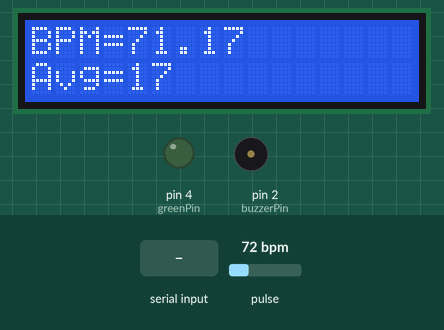
Bench run of a sketch on a simulated Arduino Uno, built with avr-gcc and run on an emulated ATmega328P. On the bench: 16×2 character LCD, output pins drawn as LEDs (lit = HIGH), buzzer (waves = sounding). The inputs (shaded band) are chosen by the test bench; at power-on: pulse 72 bpm. What the sketch prints to the serial monitor is not drawn.

Above: at 1.3 s.
1.4 s: pulse set to 130 bpm
At 4.3 s:
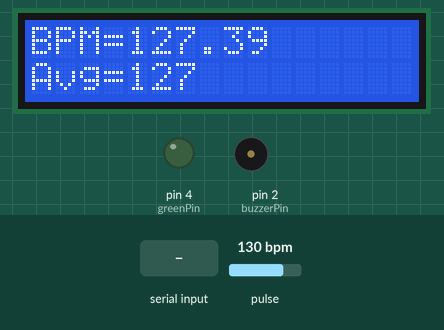
4.4 s: pulse set to 100 bpm
At 5.3 s:
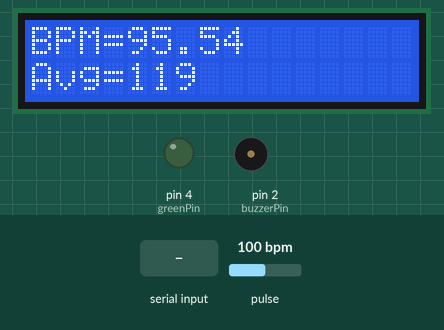
7.4 s: pulse set to 158 bpm
At 10.3 s:
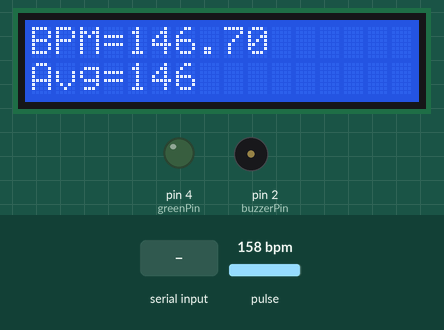
10.4 s: pulse set to 42 bpm
At 12.7 s:
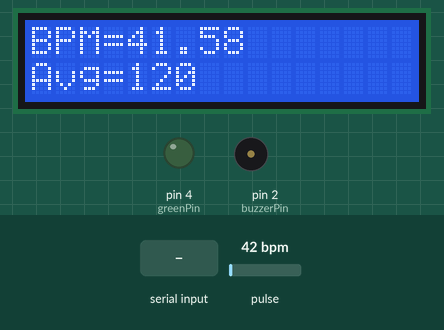
13.4 s: "g" received over Serial
At 15.1 s:
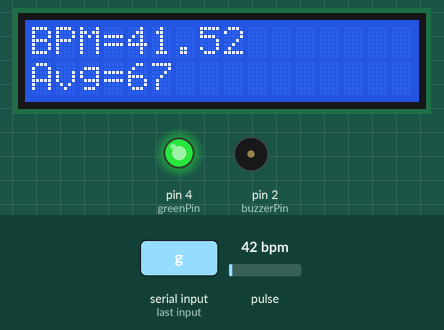
16.4 s: pulse set to 158 bpm
At 25.8 s:
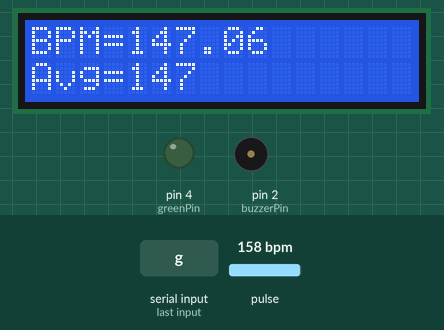
Timing chart, 0 to 27.3 s (numbered marks = the images above; inputs shaded):
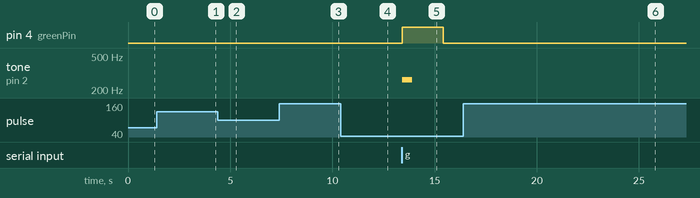

Measured:
- after the input at 13.4 s, pin 4 (greenPin): LOW → HIGH at once, → LOW 2.0 s later; tone on pin 2 (buzzerPin): silent → 262 Hz at once, → silent 0.50 s later
- what the display in image 2 shows lasts 0.6 s, from 4.9 s to 5.5 s
- what the display in image 4 shows lasts 1.5 s, from 11.6 s to 13.1 s
- what the display in image 5 shows lasts 1.4 s, from 14.5 s to 15.9 s

The sketch:

heart_rate_fsm.ino
```cpp
/*
  Optical Heart Rate Detection (PBA Algorithm) using the MAX30105 Breakout
  By: Nathan Seidle @ SparkFun Electronics
  Date: October 2nd, 2016
  https://github.com/sparkfun/MAX30105_Breakout

  This is a demo to show the reading of heart rate or beats per minute (BPM) using
  a Penpheral Beat Amplitude (PBA) algorithm.

  It is best to attach the sensor to your finger using a rubber band or other tightening
  device. Humans are generally bad at applying constant pressure to a thing. When you
  press your finger against the sensor it varies enough to cause the blood in your
  finger to flow differently which causes the sensor readings to go wonky.

  Hardware Connections (Breakoutboard to Arduino):
  -5V = 5V (3.3V is allowed)
  -GND = GND
  -SDA = A4 (or SDA)
  -SCL = A5 (or SCL)
  -INT = Not connected

  The MAX30105 Breakout can handle 5V or 3.3V I2C logic. We recommend powering the board with 5V
  but it will also run at 3.3V.
*/

#include <Wire.h>
#include <LiquidCrystal_I2C.h>
#include "MAX30105.h"

#include "heartRate.h"

MAX30105 particleSensor;

LiquidCrystal_I2C lcd(0x27,16,2);

const byte RATE_SIZE = 4; //Increase this for more averaging. 4 is good.
const byte SEND_RATE = 150; // Indicates the rate at which the BPM are sent to the bridge
byte rates[RATE_SIZE]; //Array of heart rates
byte rateSpot = 0;
long lastBeat = 0; //Time at which the last beat occurred
byte counter = 0;

float beatsPerMinute;
int beatAvg;
int erase = 0;

// states
// 0: Finger off, 1: Finger on
int iState;
int futureState;

unsigned long lasttime;
int iReceived;
int greenPin = 4;
int buzzerPin = 2;

void setup()
{
  Serial.begin(9600);
  //Serial.println("Initializing...");

  lcd.init();
  lcd.init();
  lcd.backlight();
  lcd.setCursor(0,0);
  lcd.print("Initializing...");

  //delay(5000);

  // Initialize sensor
  if (!particleSensor.begin(Wire, I2C_SPEED_FAST)) //Use default I2C port, 400kHz speed
  {
    //Serial.println("MAX30105 was not found. Please check wiring/power. ");
    lcd.clear();
    lcd.setCursor(0,0);
    lcd.print("MAX30102 was");
    lcd.setCursor(0,1);
    lcd.print("not found");
    while (1);
  }
  //Serial.println("Place your index finger on the sensor with steady pressure.");

  particleSensor.setup(); //Configure sensor with default settings
  particleSensor.setPulseAmplitudeRed(0x0A); //Turn Red LED to low to indicate sensor is running
  particleSensor.setPulseAmplitudeGreen(0); //Turn off Green LED

  lcd.clear();

  // Initialize pins
  pinMode(greenPin, OUTPUT);
  pinMode(buzzerPin, OUTPUT);

  // initial state
  iState = 0;

}

void loop()
{
  long irValue = particleSensor.getIR();

  if (checkForBeat(irValue) == true)
  {
    //We sensed a beat!
    long delta = millis() - lastBeat;
    lastBeat = millis();

    beatsPerMinute = 60 / (delta / 1000.0);

    if (beatsPerMinute < 255 && beatsPerMinute > 20)
    {
      rates[rateSpot++] = (byte)beatsPerMinute; //Store this reading in the array
      rateSpot %= RATE_SIZE; //Wrap variable

      //Take average of readings
      beatAvg = 0;
      for (byte x = 0 ; x < RATE_SIZE ; x++)
        beatAvg += rates[x];
      beatAvg /= RATE_SIZE;
    }
  }

  // Future state estimation
  futureState = iState;   // default: no changes

  if (iState==0 && irValue > 50000) futureState=1;
  else if (iState==1 && irValue < 50000) futureState=0;

  // On entry and on exit actions
  if ((iState== 1) && (futureState==0)){
    counter = 0;
    beatsPerMinute = 0;
    beatAvg = 0;
    Serial.write(0xff);
    Serial.write(0x00);
    Serial.write(0xfe);
    }

  // State transition [clock edge]
  iState=futureState;

 // Update the output
 switch(iState){  //state A
    case 0:
      //Serial.print(" No finger?");
      beatsPerMinute = 0;
      beatAvg = 0;
      lcd.clear();
      lcd.setCursor(0,0);
      lcd.print("No finger?");
      break;
    case 1:
      lcd.clear();
      lcd.setCursor(0,0);
      lcd.print("BPM=");
      lcd.print(beatsPerMinute);
      lcd.setCursor(0,1);
      lcd.print("Avg=");
      lcd.print(beatAvg);
      if (counter++ == SEND_RATE){
        counter = 0;
        Serial.write(0xff);
        Serial.write(0x01);
        Serial.write((char)(beatAvg));
        Serial.write(0xfe);
      }
      break;
    }

  if (Serial.available()>0){
    iReceived = Serial.read();

    if (iReceived == 'g'){
      digitalWrite(4, HIGH);
      lasttime = millis();
      tone(buzzerPin, 262, 500);
    }
  }
  if (millis() - lasttime > 2000){
    digitalWrite(4, LOW);
  }

}
```

License.ino
```cpp
// (licence header left out)

```
